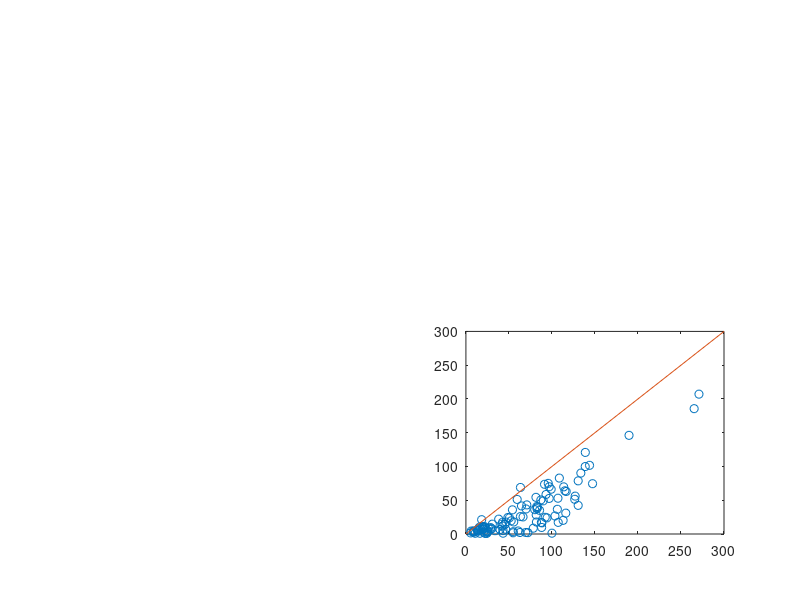

Write the MATLAB code that produced this figure.

clear
clc

load param_ThrePert_SA0SB0_25pc_OR.mat
%load param_SameSA0SB0_AND.mat

EMT_Win_Ind = SNB_SA0ltSB0(:,1) - SNB_SA0ltSB0(:,4);
EMT_Win_Dir = SNB_SB0ltSA0(:,1) - SNB_SB0ltSA0(:,4);

figure(3)
subplot(2,2,4)
plot(EMT_Win_Ind,EMT_Win_Dir,'o')
hold on
plot([0,300],[0,300])

DirGtInd = length(find(EMT_Win_Dir > EMT_Win_Ind))*100/length(EMT_Win_Ind)

IndrGtDir = 100-DirGtInd